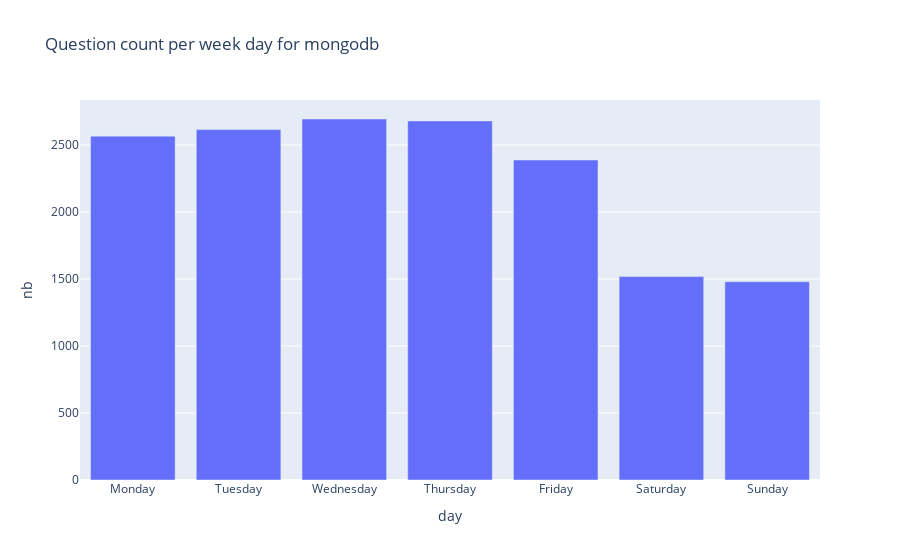

Here is the notebook cell this chart was saved with:
### Code cell
plot("mongodb")

### Figure 1 — Plotly figure (JSON) as saved in the notebook; plotly's stock layout.template omitted (floating-point values rounded to 4 significant figures)
{"data": [{"alignmentgroup": "True", "hovertemplate": "day=%{x}<br>nb=%{y}<extra></extra>", "legendgroup": "", "marker": {"color": "#636efa", "pattern": {"shape": ""}}, "name": "", "offsetgroup": "", "orientation": "v", "showlegend": false, "textposition": "auto", "type": "bar", "x": ["Monday", "Tuesday", "Wednesday", "Thursday", "Friday", "Saturday", "Sunday"], "xaxis": "x", "y": [2566, 2615, 2694, 2680, 2388, 1518, 1480], "yaxis": "y"}], "layout": {"barmode": "relative", "legend": {"tracegroupgap": 0}, "title": {"text": "Question count per week day for mongodb"}, "xaxis": {"anchor": "y", "domain": [0, 1], "title": {"text": "day"}}, "yaxis": {"anchor": "x", "domain": [0, 1], "title": {"text": "nb"}}}}
